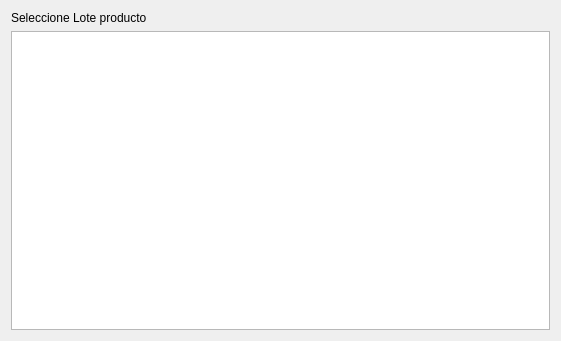
<?xml version="1.0" encoding="UTF-8"?>
<ui version="4.0">
 <class>frmSelectLotes</class>
 <widget class="QDialog" name="frmSelectLotes">
  <property name="geometry">
   <rect>
    <x>0</x>
    <y>0</y>
    <width>561</width>
    <height>341</height>
   </rect>
  </property>
  <property name="windowTitle">
   <string>Gestón de lotes</string>
  </property>
  <layout class="QGridLayout" name="gridLayout">
   <item row="0" column="0">
    <widget class="QLabel" name="label">
     <property name="text">
      <string>Seleccione Lote producto</string>
     </property>
    </widget>
   </item>
   <item row="1" column="0">
    <widget class="QTableView" name="tablaLotes">
     <property name="alternatingRowColors">
      <bool>true</bool>
     </property>
     <property name="selectionMode">
      <enum>QAbstractItemView::SingleSelection</enum>
     </property>
     <property name="selectionBehavior">
      <enum>QAbstractItemView::SelectRows</enum>
     </property>
    </widget>
   </item>
  </layout>
 </widget>
 <resources/>
 <connections/>
</ui>
